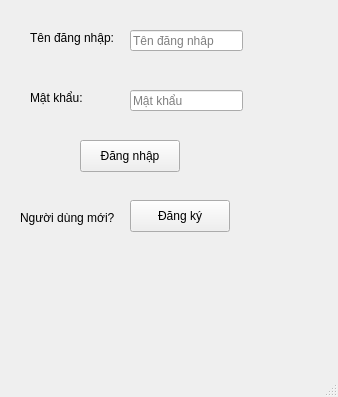
<?xml version="1.0" encoding="UTF-8"?>
<ui version="4.0">
 <class>mainWindow</class>
 <widget class="QMainWindow" name="mainWindow">
  <property name="geometry">
   <rect>
    <x>0</x>
    <y>0</y>
    <width>338</width>
    <height>397</height>
   </rect>
  </property>
  <property name="windowTitle">
   <string>MainWindow</string>
  </property>
  <widget class="QWidget" name="centralwidget">
   <widget class="QLabel" name="label">
    <property name="geometry">
     <rect>
      <x>30</x>
      <y>30</y>
      <width>91</width>
      <height>16</height>
     </rect>
    </property>
    <property name="text">
     <string>Tên đăng nhập:</string>
    </property>
   </widget>
   <widget class="QLabel" name="label_2">
    <property name="geometry">
     <rect>
      <x>30</x>
      <y>90</y>
      <width>61</width>
      <height>16</height>
     </rect>
    </property>
    <property name="text">
     <string>Mật khẩu:</string>
    </property>
   </widget>
   <widget class="QLabel" name="label_3">
    <property name="geometry">
     <rect>
      <x>20</x>
      <y>210</y>
      <width>111</width>
      <height>16</height>
     </rect>
    </property>
    <property name="text">
     <string>Người dùng mới?</string>
    </property>
   </widget>
   <widget class="QPushButton" name="pushButton">
    <property name="geometry">
     <rect>
      <x>80</x>
      <y>140</y>
      <width>100</width>
      <height>32</height>
     </rect>
    </property>
    <property name="text">
     <string>Đăng nhập</string>
    </property>
   </widget>
   <widget class="QLineEdit" name="lineEdit">
    <property name="geometry">
     <rect>
      <x>130</x>
      <y>30</y>
      <width>113</width>
      <height>21</height>
     </rect>
    </property>
    <property name="text">
     <string/>
    </property>
    <property name="frame">
     <bool>true</bool>
    </property>
    <property name="echoMode">
     <enum>QLineEdit::NoEcho</enum>
    </property>
    <property name="placeholderText">
     <string>Tên đăng nhâp</string>
    </property>
   </widget>
   <widget class="QLineEdit" name="lineEdit_2">
    <property name="geometry">
     <rect>
      <x>130</x>
      <y>90</y>
      <width>113</width>
      <height>21</height>
     </rect>
    </property>
    <property name="text">
     <string/>
    </property>
    <property name="echoMode">
     <enum>QLineEdit::Password</enum>
    </property>
    <property name="placeholderText">
     <string>Mật khẩu</string>
    </property>
   </widget>
   <widget class="QPushButton" name="pushButton_2">
    <property name="geometry">
     <rect>
      <x>130</x>
      <y>200</y>
      <width>100</width>
      <height>32</height>
     </rect>
    </property>
    <property name="text">
     <string>Đăng ký</string>
    </property>
   </widget>
  </widget>
  <widget class="QMenuBar" name="menubar">
   <property name="geometry">
    <rect>
     <x>0</x>
     <y>0</y>
     <width>338</width>
     <height>24</height>
    </rect>
   </property>
  </widget>
  <widget class="QStatusBar" name="statusbar"/>
 </widget>
 <resources/>
 <connections/>
</ui>
